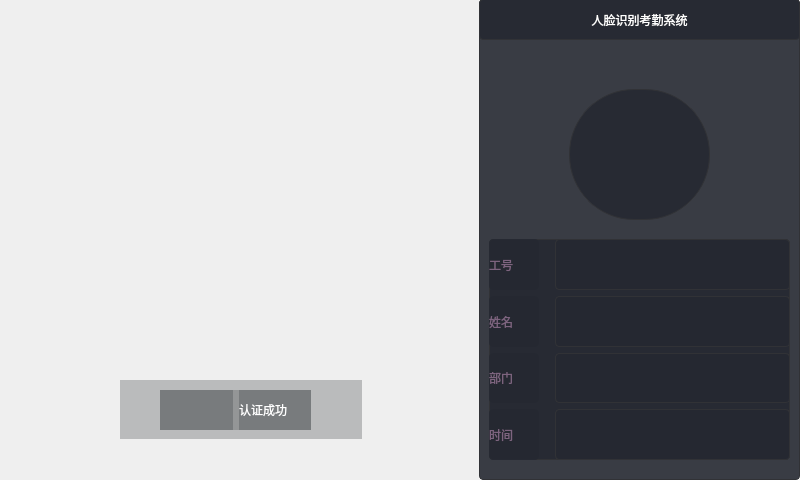
<?xml version="1.0" encoding="UTF-8"?>
<ui version="4.0">
 <class>FaceAttendence</class>
 <widget class="QMainWindow" name="FaceAttendence">
  <property name="geometry">
   <rect>
    <x>0</x>
    <y>0</y>
    <width>800</width>
    <height>480</height>
   </rect>
  </property>
  <property name="windowTitle">
   <string>FaceAttendence</string>
  </property>
  <widget class="QWidget" name="centralwidget">
   <widget class="QWidget" name="widget" native="true">
    <property name="geometry">
     <rect>
      <x>0</x>
      <y>0</y>
      <width>480</width>
      <height>480</height>
     </rect>
    </property>
    <property name="styleSheet">
     <string notr="true"/>
    </property>
    <widget class="QWidget" name="widget_2" native="true">
     <property name="geometry">
      <rect>
       <x>120</x>
       <y>380</y>
       <width>242</width>
       <height>59</height>
      </rect>
     </property>
     <property name="styleSheet">
      <string notr="true">background-color: rgba(49, 50, 54,70);</string>
     </property>
     <widget class="QWidget" name="layoutWidget">
      <property name="geometry">
       <rect>
        <x>40</x>
        <y>10</y>
        <width>151</width>
        <height>40</height>
       </rect>
      </property>
      <layout class="QHBoxLayout" name="horizontalLayout">
       <item>
        <widget class="QLabel" name="label">
         <property name="styleSheet">
          <string notr="true">border-image: url(:/img/duihao.png);
background-color: rgba(49, 50, 54,70);</string>
         </property>
         <property name="text">
          <string/>
         </property>
        </widget>
       </item>
       <item>
        <widget class="QLabel" name="label_2">
         <property name="styleSheet">
          <string notr="true">font: 20pt &quot;苹方 中等&quot;;
color: rgb(255,255,255);
background-color: rgba(49, 50, 54,70);
</string>
         </property>
         <property name="text">
          <string>认证成功</string>
         </property>
        </widget>
       </item>
      </layout>
     </widget>
    </widget>
    <widget class="QLabel" name="headpicLb">
     <property name="geometry">
      <rect>
       <x>100</x>
       <y>60</y>
       <width>266</width>
       <height>266</height>
      </rect>
     </property>
     <property name="styleSheet">
      <string notr="true">border-image: url(:/img/shibie.png);</string>
     </property>
     <property name="text">
      <string/>
     </property>
    </widget>
    <widget class="QLabel" name="videoLb">
     <property name="geometry">
      <rect>
       <x>0</x>
       <y>0</y>
       <width>480</width>
       <height>480</height>
      </rect>
     </property>
     <property name="text">
      <string/>
     </property>
    </widget>
    <zorder>videoLb</zorder>
    <zorder>widget_2</zorder>
    <zorder>headpicLb</zorder>
   </widget>
   <widget class="QWidget" name="widget_3" native="true">
    <property name="geometry">
     <rect>
      <x>479</x>
      <y>-1</y>
      <width>321</width>
      <height>481</height>
     </rect>
    </property>
    <property name="styleSheet">
     <string notr="true">border:1px solid #313236;
background-color: rgb(37, 40, 49,0.9);
border-radius:4px;</string>
    </property>
    <widget class="QLabel" name="titleLb">
     <property name="geometry">
      <rect>
       <x>0</x>
       <y>0</y>
       <width>321</width>
       <height>41</height>
      </rect>
     </property>
     <property name="styleSheet">
      <string notr="true">font: 16pt &quot;苹方 中等&quot;;
color: rgb(255, 255, 255);</string>
     </property>
     <property name="text">
      <string>人脸识别考勤系统</string>
     </property>
     <property name="alignment">
      <set>Qt::AlignCenter</set>
     </property>
    </widget>
    <widget class="QLabel" name="head">
     <property name="geometry">
      <rect>
       <x>90</x>
       <y>90</y>
       <width>141</width>
       <height>131</height>
      </rect>
     </property>
     <property name="sizePolicy">
      <sizepolicy hsizetype="Expanding" vsizetype="Expanding">
       <horstretch>0</horstretch>
       <verstretch>0</verstretch>
      </sizepolicy>
     </property>
     <property name="styleSheet">
      <string notr="true">border-radius: 65px;</string>
     </property>
     <property name="text">
      <string/>
     </property>
    </widget>
    <widget class="QWidget" name="layoutWidget">
     <property name="geometry">
      <rect>
       <x>10</x>
       <y>240</y>
       <width>301</width>
       <height>221</height>
      </rect>
     </property>
     <layout class="QVBoxLayout" name="verticalLayout">
      <item>
       <layout class="QHBoxLayout" name="horizontalLayout_2">
        <item>
         <widget class="QLabel" name="label_6">
          <property name="maximumSize">
           <size>
            <width>50</width>
            <height>16777215</height>
           </size>
          </property>
          <property name="styleSheet">
           <string notr="true">font: 14pt &quot;苹方 中等&quot;;
color: rgb(125, 100, 127);
border:none;</string>
          </property>
          <property name="text">
           <string>工号</string>
          </property>
         </widget>
        </item>
        <item>
         <spacer name="horizontalSpacer">
          <property name="orientation">
           <enum>Qt::Horizontal</enum>
          </property>
          <property name="sizeType">
           <enum>QSizePolicy::Fixed</enum>
          </property>
          <property name="sizeHint" stdset="0">
           <size>
            <width>10</width>
            <height>20</height>
           </size>
          </property>
         </spacer>
        </item>
        <item>
         <widget class="QLabel" name="employeeid">
          <property name="styleSheet">
           <string notr="true">font: 14pt &quot;苹方 中等&quot;;
color: white</string>
          </property>
          <property name="text">
           <string/>
          </property>
         </widget>
        </item>
       </layout>
      </item>
      <item>
       <layout class="QHBoxLayout" name="horizontalLayout_3">
        <item>
         <widget class="QLabel" name="label_7">
          <property name="maximumSize">
           <size>
            <width>50</width>
            <height>16777215</height>
           </size>
          </property>
          <property name="styleSheet">
           <string notr="true">font: 14pt &quot;苹方 中等&quot;;
color: rgb(125, 100, 127);
border:none;</string>
          </property>
          <property name="text">
           <string>姓名</string>
          </property>
         </widget>
        </item>
        <item>
         <spacer name="horizontalSpacer_2">
          <property name="orientation">
           <enum>Qt::Horizontal</enum>
          </property>
          <property name="sizeType">
           <enum>QSizePolicy::Fixed</enum>
          </property>
          <property name="sizeHint" stdset="0">
           <size>
            <width>10</width>
            <height>20</height>
           </size>
          </property>
         </spacer>
        </item>
        <item>
         <widget class="QLabel" name="name">
          <property name="styleSheet">
           <string notr="true">font: 14pt &quot;苹方 中等&quot;;
color: rgb(255, 255, 255);</string>
          </property>
          <property name="text">
           <string/>
          </property>
         </widget>
        </item>
       </layout>
      </item>
      <item>
       <layout class="QHBoxLayout" name="horizontalLayout_4">
        <item>
         <widget class="QLabel" name="label_8">
          <property name="maximumSize">
           <size>
            <width>50</width>
            <height>16777215</height>
           </size>
          </property>
          <property name="styleSheet">
           <string notr="true">font: 14pt &quot;苹方 中等&quot;;
color: rgb(125, 100, 127);
border:none;</string>
          </property>
          <property name="text">
           <string>部门</string>
          </property>
         </widget>
        </item>
        <item>
         <spacer name="horizontalSpacer_3">
          <property name="orientation">
           <enum>Qt::Horizontal</enum>
          </property>
          <property name="sizeType">
           <enum>QSizePolicy::Fixed</enum>
          </property>
          <property name="sizeHint" stdset="0">
           <size>
            <width>10</width>
            <height>20</height>
           </size>
          </property>
         </spacer>
        </item>
        <item>
         <widget class="QLabel" name="department">
          <property name="styleSheet">
           <string notr="true">font: 14pt &quot;苹方 中等&quot;;
color: rgb(255, 255, 255);</string>
          </property>
          <property name="text">
           <string/>
          </property>
         </widget>
        </item>
       </layout>
      </item>
      <item>
       <layout class="QHBoxLayout" name="horizontalLayout_5">
        <item>
         <widget class="QLabel" name="label_9">
          <property name="maximumSize">
           <size>
            <width>50</width>
            <height>16777215</height>
           </size>
          </property>
          <property name="styleSheet">
           <string notr="true">font: 14pt &quot;苹方 中等&quot;;
color: rgb(125, 100, 127);
border:none;</string>
          </property>
          <property name="text">
           <string>时间</string>
          </property>
         </widget>
        </item>
        <item>
         <spacer name="horizontalSpacer_4">
          <property name="orientation">
           <enum>Qt::Horizontal</enum>
          </property>
          <property name="sizeType">
           <enum>QSizePolicy::Fixed</enum>
          </property>
          <property name="sizeHint" stdset="0">
           <size>
            <width>10</width>
            <height>20</height>
           </size>
          </property>
         </spacer>
        </item>
        <item>
         <widget class="QLabel" name="time">
          <property name="styleSheet">
           <string notr="true">font: 14pt &quot;苹方 中等&quot;;
color: rgb(255, 255, 255);</string>
          </property>
          <property name="text">
           <string/>
          </property>
         </widget>
        </item>
       </layout>
      </item>
     </layout>
    </widget>
   </widget>
  </widget>
 </widget>
 <resources/>
 <connections/>
</ui>
